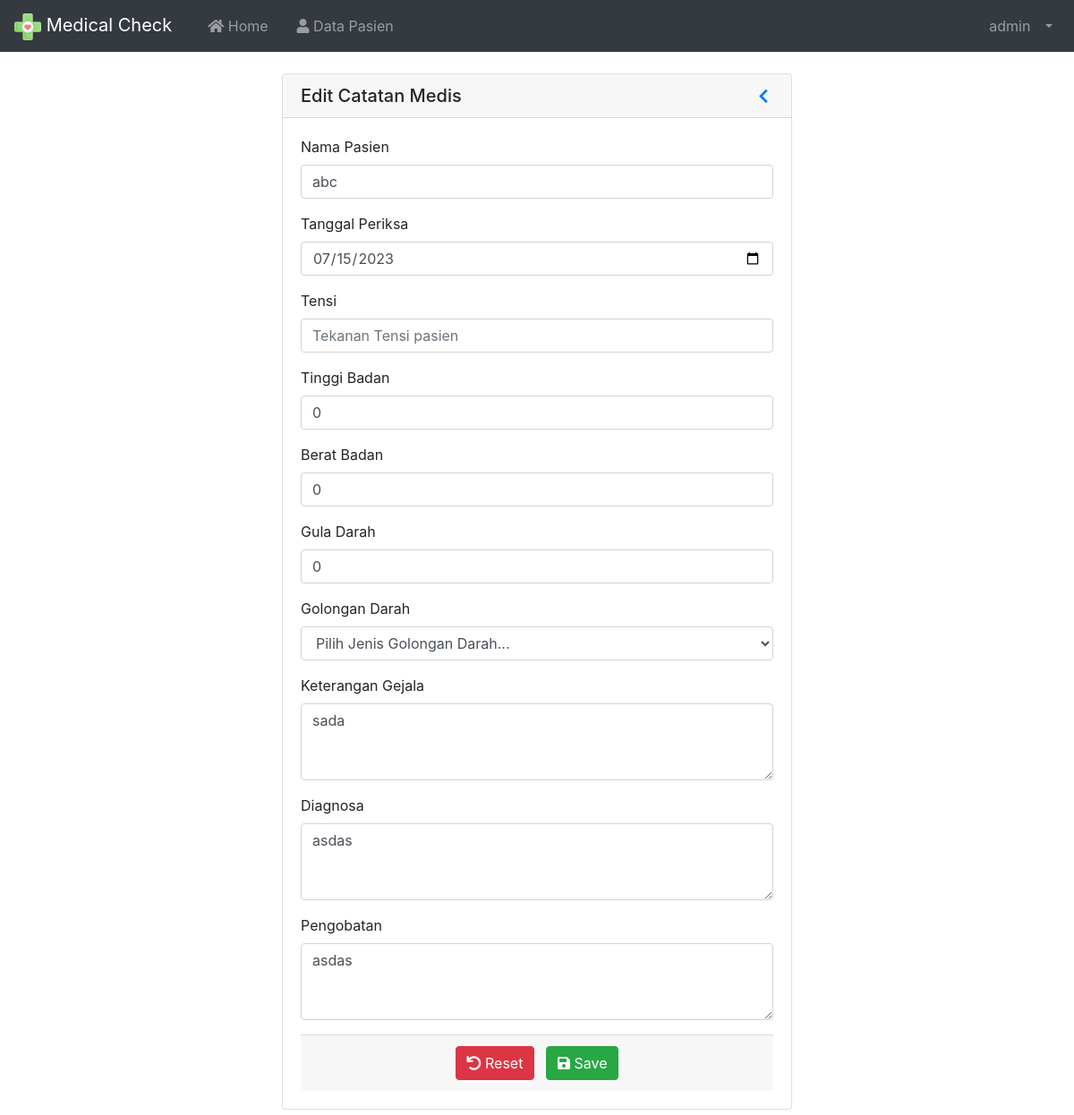
Page /index.php?page=EditCatatanMedis&id=35 (signed in) on the committed database.
### tables this page shows
CREATE TABLE `tbl_karyawan` (
  `id` int(11) NOT NULL,
  `nama` varchar(100) NOT NULL,
  `username` varchar(30) NOT NULL,
  `password` varchar(255) NOT NULL,
  `role` varchar(20) NOT NULL
);

CREATE TABLE `tbl_medical_check` (
  `id` int(11) NOT NULL,
  `nomor` varchar(13) NOT NULL,
  `nama_pasien` varchar(100) NOT NULL,
  `tanggal_periksa` date NOT NULL,
  `tensi` varchar(8) NOT NULL,
  `tinggi` float NOT NULL,
  `berat` int(3) NOT NULL,
  `gula_darah` int(3) NOT NULL,
  `gol_darah` enum('A','B','AB','O') NOT NULL,
  `keterangan` varchar(400) NOT NULL,
  `diagnosa` varchar(400) NOT NULL,
  `pengobatan` varchar(400) NOT NULL
);

### index.php (called while the page is built, shortened)
<?php
require 'load/config.php';
require 'load/function.php';
?>
<?php require_once 'header.php'; ?>
<?php require 'content.php'; ?>
<?php require_once 'footer.php'; ?>

### load/function.php (called while the page is built, shortened)
<?php
require 'config.php';
function viewData($query)
{
  global $koneksi;
  $result = mysqli_query($koneksi, $query);
  if (mysqli_num_rows($result) == 1) {
    return mysqli_fetch_assoc($result);
  }
  $rows = [];
  return $rows;
}

### page/catatanmedis/editperiksa.php (the view, shortened to what this page needs)
<?php
$id = $_GET['id'];
$data = viewData("SELECT * FROM tbl_medical_check WHERE id = '$id'");
$nomor = $data['nomor'];
$pasien = viewData("SELECT * FROM tbl_pasien WHERE nomor = '$nomor'");
?>
<div class="container" style="width: 50%;">
	<div class="card mt-4 mb-4">
		<h5 class="card-header d-flex flex-row align-items-center justify-content-between">
			<a>Edit Catatan Medis</a>
			<a href="?page=DataPersonal&id=<?php echo $pasien['id']; ?>" role="button" id="dropdownMenuLink" aria-haspopup="true" aria-expanded="false">
				<i class="fas fa-chevron-left fa-sm fa-fw"></i>
			</a>
		</h5>
		<div class="card-body">
			<form method="post" enctype="multipart/form-data">
				<div class="form-group">
					<label for="username">Nama Pasien</label>
					<input type="text" maxlength="50" class="form-control" name="nama_pasien" id="nama_pasien" placeholder="Nama Pasien" value="<?= $data['nama_pasien']; ?>" required>
				</div>
				<div class="form-group">
					<label for="tanggal_periksa">Tanggal Periksa</label>
					<input type="date" class="form-control" name="tanggal_periksa" id="tanggal_periksa" value="<?= $data['tanggal_periksa']; ?>" required>
				</div>
				<div class="form-group">
					<label for="tensi">Tensi</label>
					<input type="text" min="0" class="form-control" name="tensi" id="tensi" placeholder="Tekanan Tensi pasien" value="<?= $data['tensi']; ?>">
				</div>
				<div class="form-group">
					<label for="tinggi">Tinggi Badan</label>
					<input type="text" class="form-control" name="tinggi" id="tinggi" placeholder="Tinggi Badan" value="<?= $data['tinggi']; ?>">
				</div>
				<div class="form-group">
					<label for="berat">Berat Badan</label>
					<input type="number" min="0" class="form-control" name="berat" id="berat" placeholder="Berat Badan" value="<?= $data['berat']; ?>">
				</div>
				<div class="form-group">
					<label for="gula_darah">Gula Darah</label>
					<input type="number" min="0" class="form-control" name="gula_darah" id="gula_darah" value="<?= $data['gula_darah']; ?>" placeholder="Gula Darah Pasien mg/dL">
				</div>
				<div class="form-group">
					<label for="gol_darah_pilih">Golongan Darah</label>
					<select class="form-control" name="gol_darah_pilih" id="gol_darah_pilih">
						<option value="">Pilih Jenis Golongan Darah...</option>
					</select>
				</div>
				<div class="form-group">
					<label for="gejala">Keterangan Gejala</label>
					<textarea class="form-control" name="gejala" id="gejala" placeholder="Keterangan Gejala Pasien" rows="3" required><?= $data['keterangan']; ?></textarea>
				</div>
				<div class="form-group">
					<label for="diagnosa">Diagnosa</label>
					<textarea class="form-control" name="diagnosa" id="diagnosa" placeholder="Diagnosa dari gejala" rows="3" required><?= $data['diagnosa']; ?></textarea>
				</div>
				<div class="form-group">
					<label for="pengobatan">Pengobatan</label>
					<textarea class="form-control" name="pengobatan" id="pengobatan" placeholder="Keterangan Pengoatan" rows="3" required><?= $data['pengobatan']; ?></textarea>
				</div>
				<div class="card-footer text-center">
					<button type="reset" class="btn btn-danger mr-2"><i class="fas fa-undo"></i> Reset</button>
					<button type="submit" name="submit" class="btn btn-success"><i class="fas fa-save"></i> Save</button>
				</div>
			</form>
		</div>
	</div>
</div>

### header.php (shortened to what this page needs)
<?php
$id = $_SESSION['id'];
$result = mysqli_query($koneksi, "SELECT * FROM tbl_karyawan WHERE id = '$id'");
$user = mysqli_fetch_assoc($result);
?>
<!DOCTYPE html>
<html lang="en">
<head>
	<link rel="stylesheet" href="asset/vendor/bootstrap-4.5.3/css/bootstrap.min.css">
	<link rel="stylesheet" href="asset/vendor/fontawesome/css/all.min.css">
	<link rel="stylesheet" href="asset/vendor/datatables-b4/datatables.min.css">
</head>
<body>
	<nav class="navbar navbar-expand-lg navbar-dark bg-dark">
		<a class="navbar-brand" href="index.php">
			<img src="asset/img/health-care.png" width="30" height="30" alt="">
			Medical Check
		</a>
		<div class="collapse navbar-collapse" id="navbarSupportedContent">
			<ul class="navbar-nav mr-auto">
				<li class="nav-item ml-3">
					<a class="nav-link" href="index.php"><i class="fas fa-home"></i> Home<span class="sr-only">(current)</span></a>
				</li>
				<li class="nav-item ml-3">
					<a class="nav-link" href="?page=Pasien"><i class="fas fa-user"></i> Data Pasien</a>
				</li>
			</ul>
			<ul class="navbar-nav ml-auto">
				<li class="nav-item dropdown">
					<a class="nav-link dropdown-toggle" href="#" id="userDropdown" role="button" data-toggle="dropdown" aria-haspopup="true" aria-expanded="false">
						<span class="mr-2 d-none d-lg-inline"><?= $user['nama']; ?></span>
					</a>
				</li>
			</ul>
		</div>
	</nav>

### rows in the picture
tbl_karyawan: nama "admin"
tbl_medical_check: nama_pasien "abc", tanggal_periksa "07/15/2023", tinggi "0", berat "0", gula_darah "0", gejala "sada", diagnosa "asdas", pengobatan "asdas"
